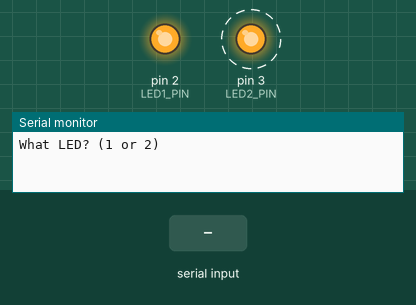
Recording of a sketch running on a simulated Arduino Uno, built with avr-gcc and run on an emulated ATmega328P. On the bench: output pins drawn as LEDs (lit = HIGH), the last lines printed to the serial monitor. Dashed ring = blinking. The test bench sets the inputs (shaded band).

Above: at 0.75 s.
At 1.2 s:
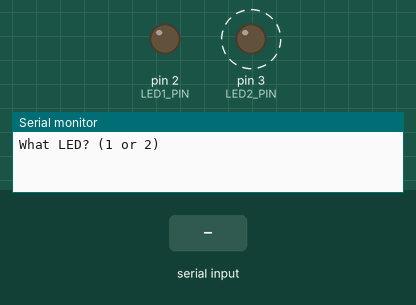
1.3 s: "30,150\n" received over Serial
At 3.9 s:
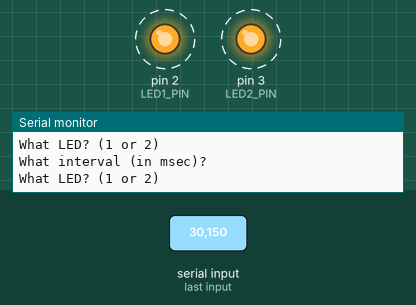
4.3 s: "30,150\n" received over Serial
Timing chart, 0 to 13.3 s (numbered marks = the images above; inputs shaded):
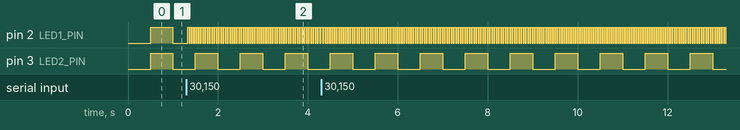

Measured:
- after the input at 1.3 s, pin 2 (LED1_PIN): alternates HIGH for 0.02 s and LOW for 0.02 s, starting at once
- by itself, pin 3 (LED2_PIN): alternates HIGH for 0.50 s and LOW for 0.50 s

The sketch:

async_led.ino
```cpp
/*
 * Async LED Blink Controller
 * CMPE310 Async Lab
 * Bare-metal, non-blocking, millis() based
 * No delay(), no FreeRTOS, no third-party multitasking libraries
 * LEDs on digital pins 2 and 3
 * Serial monitor at 9600 baud
 */

#define LED1_PIN 2
#define LED2_PIN 3

unsigned long interval1 = 1000; // default 1000 ms (for full period)
unsigned long interval2 = 1000;
unsigned long lastToggle1 = 0;
unsigned long lastToggle2 = 0;
bool state1 = false; // off at start
bool state2 = false;

// Serial parsing state machine
enum SerialState { WAIT_LED, WAIT_INTERVAL };
SerialState serialState = WAIT_LED;
int selectedLED = 0;
char inputBuffer[16];
int bufferIndex = 0;

void setup() {
    Serial.begin(9600);
    pinMode(LED1_PIN, OUTPUT);
    pinMode(LED2_PIN, OUTPUT);
    digitalWrite(LED1_PIN, LOW);
    digitalWrite(LED2_PIN, LOW);
    Serial.println("What LED? (1 or 2)");
}

void loop() {
    // Asynchronous serial input handling
    while (Serial.available() > 0) {
        char c = Serial.read();

        if (serialState == WAIT_LED) {
            if (c == '1' || c == '2') {
                selectedLED = c - '0';
                serialState = WAIT_INTERVAL;
                bufferIndex = 0;
                Serial.print("What interval (in msec)? ");
            } // ignore all other characters (including newline after LED selection)
        }
        else if (serialState == WAIT_INTERVAL) {
            if (c >= '0' && c <= '9') {
                if (bufferIndex < sizeof(inputBuffer) - 1) {
                    inputBuffer[bufferIndex++] = c;
                }
            }
            else if (c == '\n' || c == '\r') {
                if (bufferIndex > 0) {
                    inputBuffer[bufferIndex] = '\0';
                    unsigned long interval = atol(inputBuffer);
                    if (interval > 0) {
                        if (selectedLED == 1) {
                            interval1 = interval;
                            lastToggle1 = millis(); // reset timing for LED1
                        } else if (selectedLED == 2) {
                            interval2 = interval;
                            lastToggle2 = millis(); // reset timing for LED2
                        }
                    } // reset for next prompt
                    serialState = WAIT_LED;
                    bufferIndex = 0;
                    Serial.println(); // newline after interval
                    Serial.println("What LED? (1 or 2)");
                } // if bufferIndex == 0, ignore newline (like after LED selection)
            } // ignore other non-digit characters
        }
    }

    // Non-blocking LED toggling using millis()
    unsigned long now = millis();

    if (now - lastToggle1 >= interval1 / 2) {
        state1 = !state1;
        digitalWrite(LED1_PIN, state1 ? HIGH : LOW);
        lastToggle1 = now;
    }

    if (now - lastToggle2 >= interval2 / 2) {
        state2 = !state2;
        digitalWrite(LED2_PIN, state2 ? HIGH : LOW);
        lastToggle2 = now;
    }
}
```
